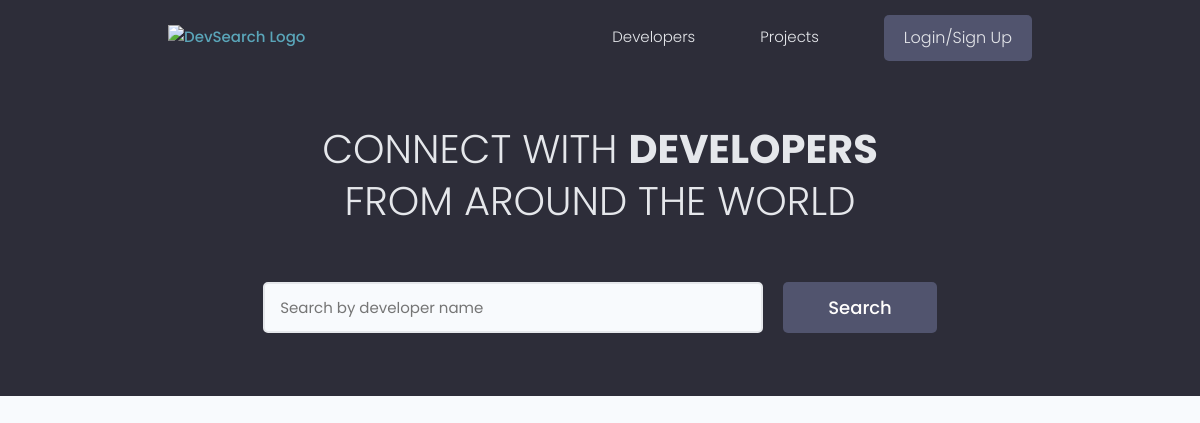
The app's page /, older data.
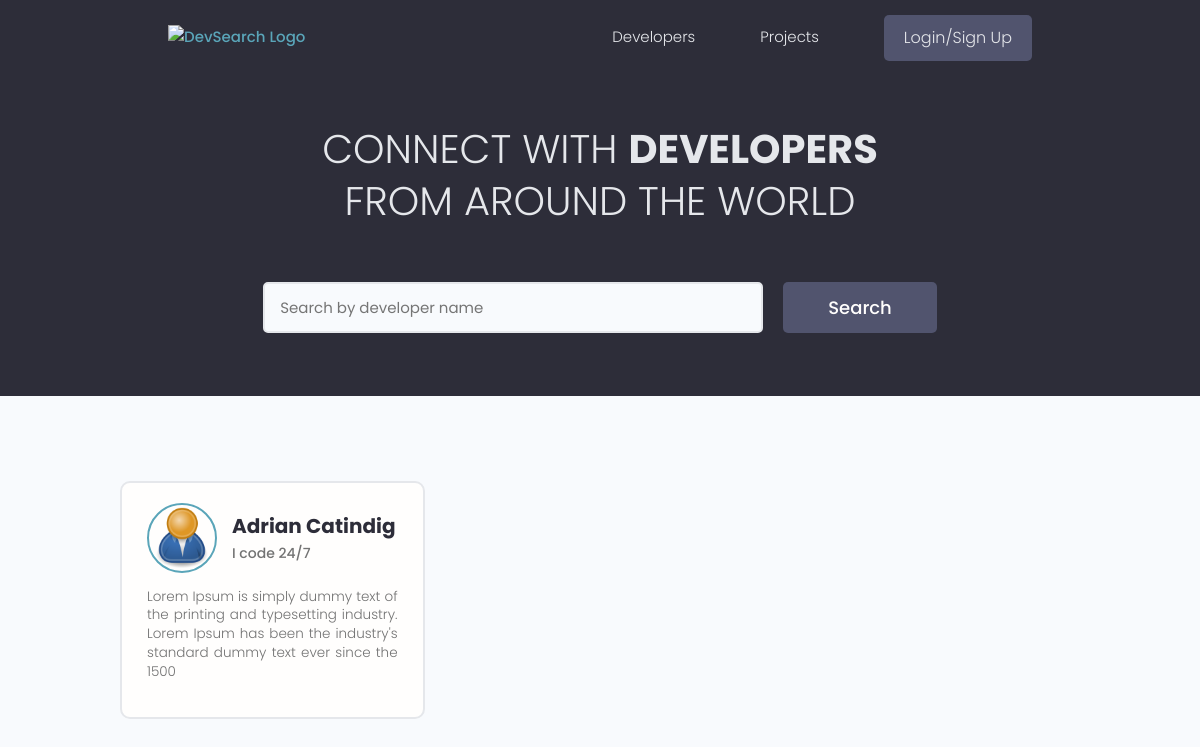
The same page, newer data.
### users/models.py (models this page shows, shortened)
class Profile(models.Model):
    user = models.OneToOneField(User, on_delete=models.CASCADE, null=True, blank=True)
    slug = models.SlugField(null=True, blank=True)
    name = models.CharField(max_length=255, null=True, blank=True)
    email = models.EmailField(max_length=320, null=True, blank=True)
    username = models.CharField(max_length=255, null=True, blank=True)
    location = models.CharField(max_length=255, null=True, blank=True)
    short_intro = models.CharField(max_length=255, null=True, blank=True)
    bio = models.TextField(null=True, blank=True)
    profile_image = models.ImageField(null=True, blank=True, upload_to='profiles/', default='profiles/user-default.png')
    social_github = models.CharField(max_length=2048, null=True, blank=True)
    social_twitter = models.CharField(max_length=2048, null=True, blank=True)
    social_linkedin = models.CharField(max_length=2048, null=True, blank=True)
    social_youtube = models.CharField(max_length=2048, null=True, blank=True)
    social_website = models.CharField(max_length=2048, null=True, blank=True)
    created = models.DateTimeField(auto_now_add=True)
    id = models.UUIDField(default=uuid.uuid4, primary_key=True, unique=True, editable=False)
    class Meta:
        verbose_name_plural = 'Profiles'
    def get_absolute_url(self):
        return reverse("user-profile", args=[self.slug])
    @property
    def image_url(self):
        try:
            url = self.profile_image.url
        except:
            url = ''
        return url

### users/views.py (the view)
# urls.py: path("", views.index, name="projects"),
def index(request):
    profiles = Profile.objects.all()
    context = {"profiles":profiles}
    return render(request, "users/index.html", context)

### users/templates/users/index.html (shortened to what this page needs)
{% extends 'main.html' %}
{% block content %}
<main class="home">
    <section class="hero-section text-center">
        <div class="container container--narrow">
            <div class="hero-section__box">
                <h2>CONNECT WITH <span>DEVELOPERS</span></h2>
                <h2>FROM AROUND THE WORLD</h2>
            </div>
            <div class="hero-section__search">
                <form class="form" action="#" method="get">
                    <div class="form__field">
                        <input class="input input--text" id="formInput#search" type="text" name="text"
                            placeholder="Search by developer name" />
                    </div>
                    <input class="btn btn--sub btn--lg" type="submit" value="Search" />
                </form>
            </div>
        </div>
    </section>
    <section class="devlist">
        <div class="container">
            <div class="grid grid--three">
                {% for profile in profiles %}
                <div class="column card">
                    <div class="dev">
                        <a href="{{profile.get_absolute_url}}" class="card__body">
                            <div class="dev__profile">
                                <img class="avatar avatar--md" src="{{ profile.image_url }}"
                                    alt="image" />
                                <div class="dev__meta">
                                    <h3>{{ profile.name }}</h3>
                                    <h5>{{ profile.short_intro|slice:"60" }}</h5>
                                </div>
                            </div>
                            <p class="dev__info">
                               {{ profile.bio|slice:"150" }}
                            </p>
                        </a>
                    </div>
                </div>
                {% endfor %}
            </div>
        </div>
    </section>
</main>
{% endblock content %}

### templates/main.html (shortened to what this page needs)
{% load static %}
<!DOCTYPE html>
<html lang="en">
<head>
    <link rel="stylesheet" href="https://cdn.iconmonstr.com/1.3.0/css/iconmonstr-iconic-font.min.css" />
    <link rel="stylesheet" href="{% static 'uikit/styles/uikit.css'%}" />
    <link rel="stylesheet" href="{% static 'styles/app.css' %}" />
</head>
<body>
    {% include 'navbar.html' %}
    {% block content %}
    {% endblock content %}
</body>
</html>

### templates/navbar.html (shortened to what this page needs)
<header class="header">
    <div class="container container--narrow">
      <a href="/" class="header__logo">
        <img src="images/logo.svg" alt="DevSearch Logo" />
      </a>
      <nav class="header__nav">
        <ul class="header__menu">
          <li class="header__menuItem"><a href="{% url 'profiles' %}">Developers</a></li>
          <li class="header__menuItem"><a href="{% url 'projects' %}">Projects</a></li>
          {% if request.user.is_authenticated %}
            <li class="header__menuItem"><a href="inbox.html">Inbox</a></li>
            <li class="header__menuItem"><a href="account.html">Account</a></li>
            <li class="header__menuItem"><a href="{% url 'logout' %}" class="btn btn--sub">Logout</a></li>
          {% else %}
          <li class="header__menuItem"><a href="{% url 'login' %}" class="btn btn--sub">Login/Sign Up</a></li>
          {% endif %}
        </ul>
      </nav>
    </div>
</header>

### static/styles/app.css (style rules this page uses)
:root { --color-sub: #2d2d39; }
.btn--sub { background-color: var(--color-sub-light); }
.card { border: 2px solid var(--color-light); }
img { width: 100%; }
.header { position: sticky; z-index: 111; background-color: var(--color-sub); padding: 1.5rem 0; }
.header > .container { display: flex; justify-content: space-between; align-items: center; }
.header__logo > img { height: 3.8rem; }
.header__nav > ul { display: inline-flex; align-items: center; list-style: none; gap: 6.5rem; }
.header__menuItem > a { color: var(--color-light); font-weight: 300; }
.hero-section { height: 40vh; display: flex; align-items: center; background-color: var(--color-sub); }
.hero-section__box { margin-bottom: 4rem; }
.hero-section__box > h2, .hero-section__box > h2 > span { font-size: 4rem; color: var(--color-light); line-height: 1.3; text-transform: uppercase; }
.hero-section__box > h2 { font-weight: 300; }
.hero-section__box > h2 > span { font-weight: 700; }
.hero-section__search > .form { display: flex; align-items: center; justify-content: center; gap: 2rem; }
.hero-section__search > .form input.input--text { width: 50rem; }
.devlist { margin-top: 8rem; }
.devlist .grid { align-items: stretch; }
.devlist .dev .dev__profile { display: flex; align-items: center; gap: 1.5rem; }
.devlist .dev .dev__meta h3 { color: var(--color-sub); font-size: 2rem; font-weight: 700; }
.devlist .dev .dev__meta h5 { color: var(--color-text); font-size: 1.4rem; font-weight: 500; }
.devlist .dev .dev__info { margin: 1.5rem 0; font-size: 1.35rem; line-height: 1.4; text-align: justify; }

### static/uikit/styles/modules/_variables.css (style rules this page uses)
:root { --color-main: #5aa5b9; --color-main-light: #e6faff; --color-sub: #3f4156; --color-sub-light: #51546e; --color-sub-lighter: #ededfd; --color-text: #737373; --color-gray: #8b8b8b; --color-light: #e5e7eb; --color-light-gray: #767676; --color-bg: #f8fafd; --color-white: #fffefd; --color-white-light: #f3f3f3; --color-success: #359e64; --color-success-bg: #def8e8; --color-error: #fc4b0b; --color-error-bg: #fff2ee; --font-base: 'Poppins', arial, helvetica, 'Segoe UI', roboto, ubuntu, sans-serif; --font-monospace: 'Fira Code', 'Courier New', courier, monospace; --font-regular: 300; --font-medium: 500; --font-bold: 700; --generic-shadow: 1px 1px 5px #00000010; --generic-transition: all 0.3s ease-in-out; }

### static/uikit/styles/modules/_base.css (style rules this page uses)
* { margin: 0; padding: 0; box-sizing: border-box; text-rendering: optimizeLegibility; color: inherit; font-size: inherit; }
html { font-size: 50%; }
@media only screen and (min-width: 480px) { html { font-size: 56.25%; } }
@media only screen and (min-width: 1200px) { html { font-size: 62.5%; } }
body { line-height: 1.6; font-weight: 400; font-size: 1.5rem; color: var(--color-text); background-color: var(--color-bg); min-height: 100vh; }

### static/uikit/styles/modules/_typography.css (style rules this page uses)
* { font-family: var(--font-base); }
h2 { font-size: 3.6rem; font-weight: var(--font-bold); }
h3 { font-size: 3.2rem; font-weight: var(--font-medium); }
h5 { font-size: 2.4rem; font-weight: var(--font-medium); }
h5, h6 { font-weight: var(--font-regular); }
p, span, strong { font-size: 1.6rem; color: var(--color-text); font-weight: var(--font-regular); }
a { padding-bottom: 2px; text-decoration: none; display: inline-block; color: var(--color-main); font-weight: var(--font-medium); }

### static/uikit/styles/modules/_utilities.css (style rules this page uses)
.container { width: 92%; max-width: 165rem; margin: 0 auto; box-sizing: border-box; }
.container--narrow { width: 92%; max-width: 120rem; }
@media screen and (min-width: 1000px) { .container { width: 90%; } }
@media screen and (min-width: 1000px) { .container--narrow { width: 85%; } }
@media screen and (min-width: 1200px) { .container { width: 80%; } }
@media screen and (min-width: 1200px) { .container--narrow { width: 72%; } }
.text-center { text-align: center; }

### static/uikit/styles/modules/_avatar.css (style rules this page uses)
.avatar { border-radius: 50%; border: 2px solid var(--color-main); object-fit: cover; }
.avatar--md { height: 7rem; width: 7rem; }

### static/uikit/styles/modules/_button.css (style rules this page uses)
.btn { display: inline-block; position: relative; cursor: pointer; background-color: var(--color-light); font-weight: var(--font-medium); color: var(--color-sub); text-decoration: none; padding: 1rem 2rem; border-radius: 0.5rem; border: none; width: -webkit-fit-content; width: -moz-fit-content; width: fit-content; height: -webkit-fit-content; height: -moz-fit-content; height: fit-content; font-size: 1.6rem; outline-width: 0; outline-color: transparent; -webkit-backface-visibility: hidden; backface-visibility: hidden; transition: all 0.3s ease-in-out; }
.btn--sub { background-color: var(--color-sub); color: var(--color-white); }
.btn--lg { font-size: 1.8rem; padding: 1.2rem 4.5rem; }

Row changes from the older to the newer data that the page shows:
added Profile: image_url (placeholder picture), name "Adrian Catindig", short_intro "I code 24/7", bio "Lorem Ipsum is simply dummy text of the printing and typesetting industry. Lorem Ipsum has been the industry's standard dummy text ever since the 1500"
